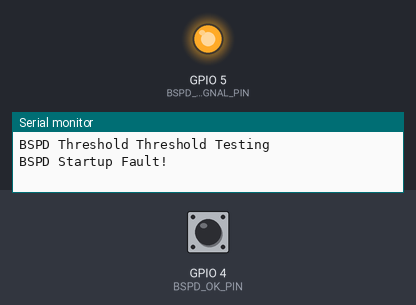
The program below on a simulated ESP32. On the bench: output pins drawn as LEDs (lit = HIGH), the last lines printed to the serial monitor. Inputs (shaded band) come from the test bench; at power-on: GPIO 4 (BSPD_OK_PIN) HIGH. Pins used as bus, display or sensor lines are not drawn.

Above: at 1.6 s.
At 31.5 s:
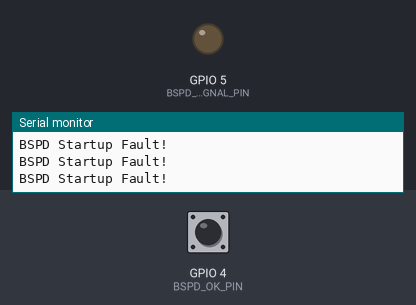
Timing chart, 0 to 40.5 s (numbered marks = the images above):
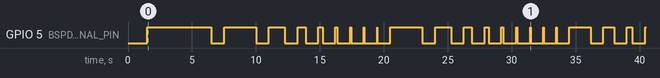

The program:

main.cpp
```cpp
#include <Arduino.h>
#include <driver/ledc.h>

#define BSPD_OK_PIN 4
#define BSPD_POWER_PIN 2
#define BSPD_INPUT_SIGNAL_PIN 5
#define DUTY_CYCLE_RESOLUTION 9
#define DUTY_CYCLE_MAX 511


volatile bool BSPD_FAULT = false;

void BSPD_OK_FAULT() {
    BSPD_FAULT = true;
}

void resetBSPD() {
    // Reset the BSPD
    digitalWrite(BSPD_INPUT_SIGNAL_PIN, LOW); // Hold the signal low so there's no fault
    digitalWrite(BSPD_POWER_PIN, LOW);
    delay(500); // Allow time for shutdown
    digitalWrite(BSPD_POWER_PIN, HIGH);
    delay(500); // Allow time for startup
    BSPD_FAULT = digitalRead(BSPD_OK_PIN) == HIGH;
    if (BSPD_FAULT)
        Serial.print("BSPD Startup Fault!\n");
}


void setup() {
    pinMode(BSPD_OK_PIN, INPUT_PULLUP);
    pinMode(BSPD_POWER_PIN, OUTPUT);
    pinMode(BSPD_INPUT_SIGNAL_PIN, OUTPUT);

    digitalWrite(BSPD_INPUT_SIGNAL_PIN, LOW); // Hold the signal low so there's no fault
    digitalWrite(BSPD_POWER_PIN, LOW);
    delay(500); // Allow time for shutdown

    attachInterrupt(digitalPinToInterrupt(BSPD_OK_PIN), BSPD_OK_FAULT, RISING);

    Serial.begin(115200);
    Serial.printf("\nBSPD Threshold Threshold Testing\n");
}

bool testDutyCycleLEDc(float freq_Hz, uint32_t duty_cycle) {
    pinMode(BSPD_INPUT_SIGNAL_PIN, OUTPUT);
    digitalWrite(BSPD_INPUT_SIGNAL_PIN, LOW); // Hold the signal low so there's no fault
    digitalWrite(BSPD_POWER_PIN, LOW);
    delay(500); // Allow time for shutdown
    digitalWrite(BSPD_POWER_PIN, HIGH);
    delay(500); // Allow time for startup
    BSPD_FAULT = false;

    if (!ledcAttach(BSPD_INPUT_SIGNAL_PIN, freq_Hz, DUTY_CYCLE_RESOLUTION)) {
        Serial.printf("Failed to attach LEDC to pin %d\n", BSPD_INPUT_SIGNAL_PIN);
        return false;
    }

    if (!ledcWrite(BSPD_INPUT_SIGNAL_PIN, duty_cycle)) {
        Serial.printf("Failed to write LEDC to pin %d\n", BSPD_INPUT_SIGNAL_PIN);
        return false;
    }

    for (int i = 0; i < 50; i++) {
        delay(100);
        if (BSPD_FAULT) {
            ledcDetach(BSPD_INPUT_SIGNAL_PIN);
            return false;
        }
    }

    ledcDetach(BSPD_INPUT_SIGNAL_PIN);
    return true;
}

bool testDutyCycle(float freq_Hz, uint32_t duty_cycle) {
    const double runtime_s = 5.0;

    if (freq_Hz >= 10) {
        return testDutyCycleLEDc(freq_Hz, duty_cycle);
    }

    resetBSPD(); // This leaves the input pin in a safe condition. If the BSPD faults, it will be caught by the interrupt

    // Calculate our low & high times
    float period_s = 1 / freq_Hz;
    float high_time_s = period_s * duty_cycle / DUTY_CYCLE_MAX;
    float low_time_s = period_s - high_time_s;
    uint32_t high_time_us = high_time_s * 1e6;
    uint32_t low_time_us = low_time_s * 1e6;

    uint32_t repeat_count = ceil(runtime_s / period_s); // At least 5s of continuous signalling

    for (int i = 0; i < repeat_count; i++) {
        digitalWrite(BSPD_INPUT_SIGNAL_PIN, HIGH);
        delayMicroseconds(high_time_us);
        if (BSPD_FAULT) {
            return false;
        }
        digitalWrite(BSPD_INPUT_SIGNAL_PIN, LOW);
        delayMicroseconds(low_time_us);
        if (BSPD_FAULT) {
            return false;
        }
    }

    return !BSPD_FAULT;
}

uint32_t findDutyCycleThreshold(float frequency) {
    // Find the duty cycle threshold for a given frequency
    // This is the duty cycle at which the BSPD will fault (at a given frequency)

    // Duty cycle is % of time the signal is causing a fault condition
    uint32_t duty_cycle = 0;
    int i = DUTY_CYCLE_RESOLUTION - 1;
    do {
        duty_cycle |= (1 << i);
        bool passed = testDutyCycle(frequency, duty_cycle);
        if (!passed) {
            duty_cycle &= ~(1 << i); // This duty cycle was too aggressive, try a less aggressive duty cycle
        }
        i--;
    } while (i >= 0);

    return duty_cycle;
}


void loop() {
    // Sweep through frequencies from 0.1 to 9000 Hz
    for (int multiplier = -1; multiplier <= 3; multiplier++) {
        for (int num = 1; num < 10; num++) {
            float freq = num * pow(10, multiplier);
            uint32_t duty_cycle_threshold = findDutyCycleThreshold(freq);

            uint32_t freq_num = (uint32_t) freq;
            uint32_t freq_dec = (uint32_t) (freq * 100) % 100;

            uint32_t duty_cycle_num = (uint32_t) (100. * duty_cycle_threshold / DUTY_CYCLE_MAX);
            uint32_t duty_cycle_dec = (uint32_t) (10000. * duty_cycle_threshold / DUTY_CYCLE_MAX) % 100;
            Serial.printf("Frequency: %d.%02d, Duty Cycle: %d.%02d%% (%d)\n", freq_num, freq_dec, duty_cycle_num, duty_cycle_dec, duty_cycle_threshold);
        }
    }


    digitalWrite(BSPD_INPUT_SIGNAL_PIN, LOW); // Hold the signal low so there's no fault
    digitalWrite(BSPD_POWER_PIN, LOW);
    delay(500); // Allow time for shutdown

    while (1) {}
}
```

Measured:
- by itself, GPIO 5 (BSPD_INPUT_SIGNAL_PIN): LOW → HIGH at 1.5 s, → LOW 5.0 s later, → HIGH 1.0 s later, → LOW 2.5 s later, … (43 changes in this stretch)
